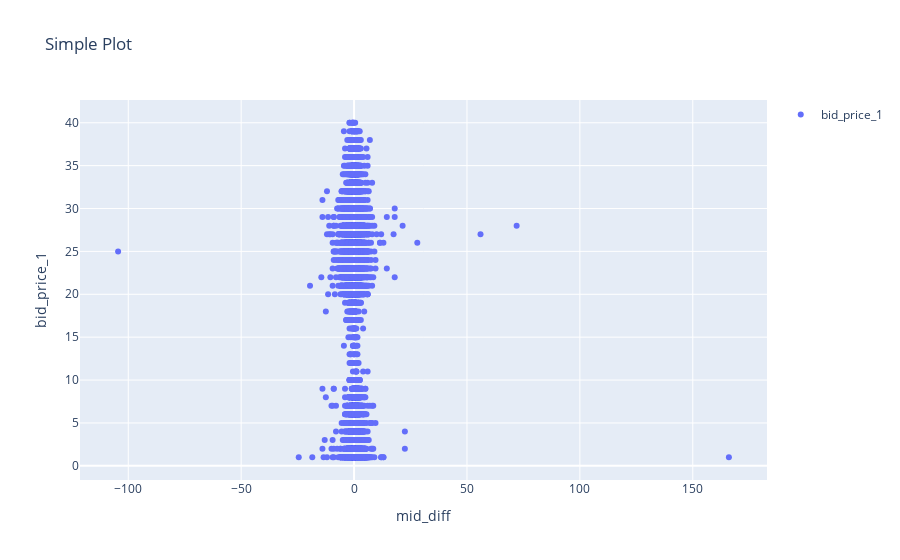

The code cell stored with this chart in its notebook:
### Code cell
plot_xy(get_column(all_prices, 'mid_diff'), get_column(all_prices, 'bid_volume_1'), 
        x_label='mid_diff', y_label='bid_price_1')

### Figure 1 — Plotly figure (JSON) as saved in the notebook; plotly's stock layout.template omitted (floating-point values rounded to 4 significant figures; data arrays with more than 128 entries replaced by an {"elided": "..."} marker saying what was removed)
{"data": [{"mode": "markers", "name": "bid_price_1", "type": "scatter", "x": {"elided": "30000 float values"}, "y": {"elided": "30000 int values"}}], "layout": {"showlegend": true, "title": {"text": "Simple Plot"}, "xaxis": {"title": {"text": "mid_diff"}}, "yaxis": {"title": {"text": "bid_price_1"}}}}
